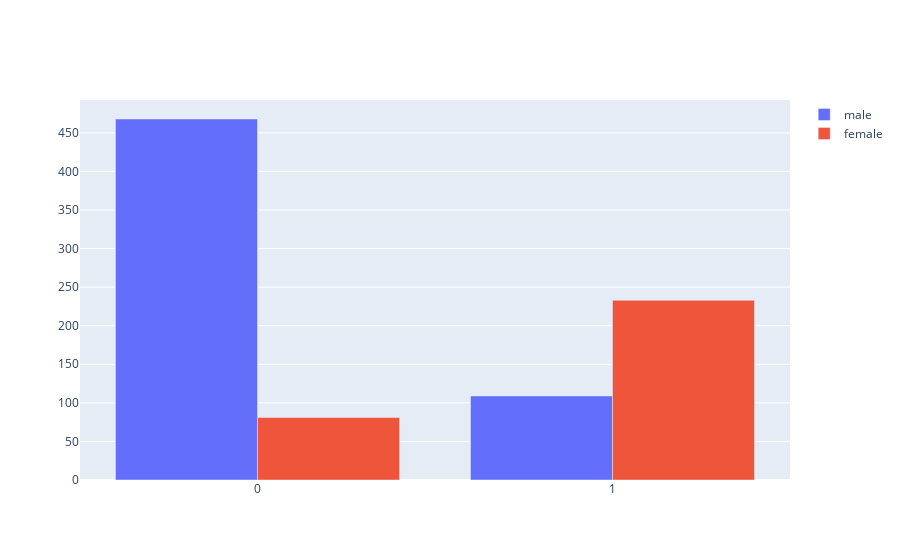

The code cell stored with this chart in its notebook:
### Code cell
trace_1 = go.Bar(name = 'male'  , x = np.array(dic['male'])[: , 0]  , y = np.array(dic['male'])[: , 1] )
trace_2 = go.Bar(name = 'female', x = np.array(dic['female'])[: , 0] , y = np.array(dic['female'])[: , 1] )
comp = [trace_1 , trace_2]
fig = go.Figure(data = comp)
# Change the bar mode
fig.update_layout(barmode='group')
#     fig.show()
#     fig.go.Bar(name = 'female', x = np.array(dic['female'])[: , 0] , y = np.array(dic['female'])[: , 1] )
fig.show()

### Figure 1 — Plotly figure (JSON) as saved in the notebook; plotly's stock layout.template omitted (floating-point values rounded to 4 significant figures)
{"data": [{"name": "male", "type": "bar", "x": [0, 1], "y": [468, 109]}, {"name": "female", "type": "bar", "x": [0, 1], "y": [81, 233]}], "layout": {"barmode": "group"}}
